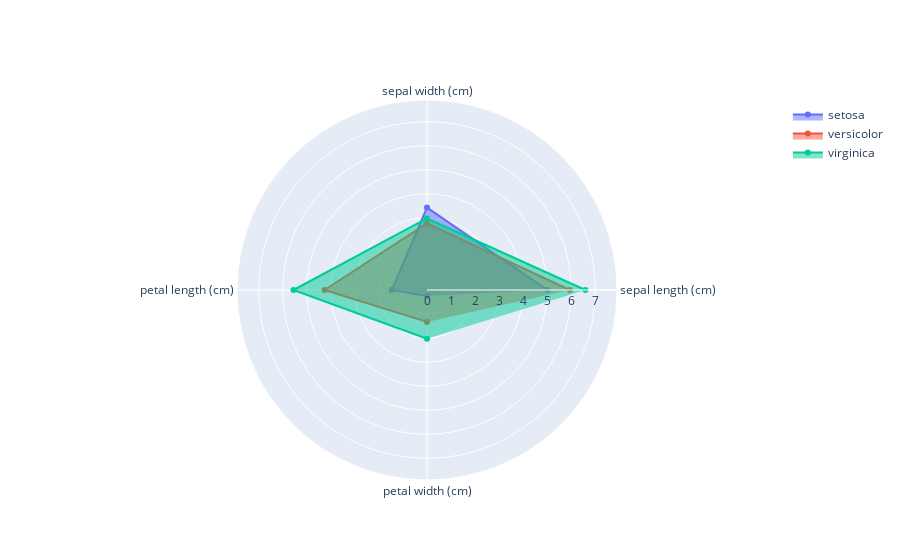

The notebook cell saved with this chart:
### Markdown cell above
#### Radar/Spider Charts

### Code cell
import plotly.graph_objects as go
df['species'] = pd.Categorical.from_codes(iris.target, iris.target_names)

# Define categories (the numerical feature names)
categories = iris.feature_names

# Initialize figure
fig = go.Figure()

# Add traces, one for each species
for species in iris.target_names:
    species_data = df[df['species'] == species]
    mean_values = species_data[categories].mean().values  # Calculate mean of numerical features
    fig.add_trace(go.Scatterpolar(
        r=mean_values,
        theta=categories,
        fill='toself',
        name=species
    ))

# Update layout
fig.update_layout(
    polar=dict(
        radialaxis=dict(
            visible=True,
            range=[0, df[categories].max().max()]
        )),
    showlegend=True
)

# Show plot
fig.show()

### Figure 1 — Plotly figure (JSON) as saved in the notebook; plotly's stock layout.template omitted (floating-point values rounded to 4 significant figures)
{"data": [{"fill": "toself", "name": "setosa", "r": [5.006, 3.428, 1.462, 0.246], "theta": ["sepal length (cm)", "sepal width (cm)", "petal length (cm)", "petal width (cm)"], "type": "scatterpolar"}, {"fill": "toself", "name": "versicolor", "r": [5.936, 2.77, 4.26, 1.326], "theta": ["sepal length (cm)", "sepal width (cm)", "petal length (cm)", "petal width (cm)"], "type": "scatterpolar"}, {"fill": "toself", "name": "virginica", "r": [6.588, 2.974, 5.552, 2.026], "theta": ["sepal length (cm)", "sepal width (cm)", "petal length (cm)", "petal width (cm)"], "type": "scatterpolar"}], "layout": {"polar": {"radialaxis": {"range": [0, 7.9], "visible": true}}, "showlegend": true}}
